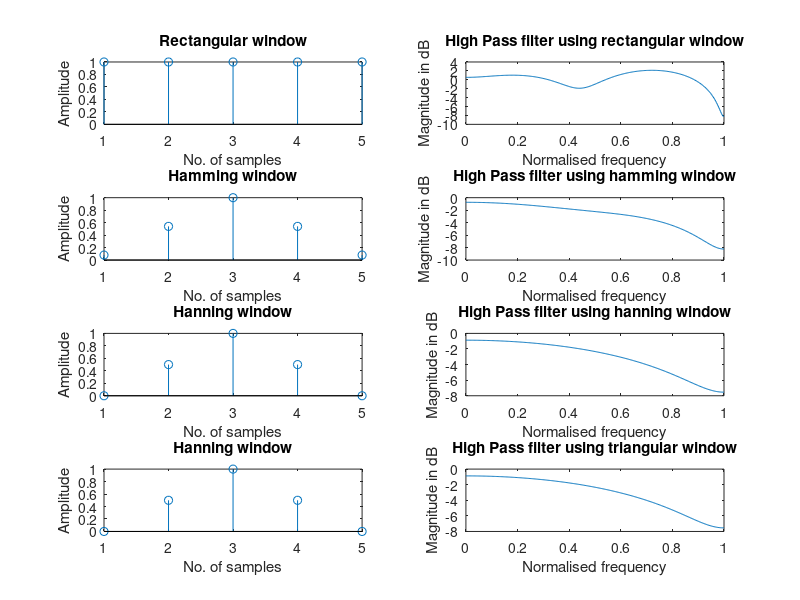

MATLAB code to generate this figure:
clc;
clear all;
close all;

wc1 = 0.5*pi;
wc2 = 0.9*pi;
eps = 0.001;
N = input("Enter N: ");
alpha = (N-1)/2;
n = 0:1:N-1;
hd = (sin(wc2*(n-alpha+eps))-(sin(wc1*(n-alpha+eps)))./(pi*(n-alpha+eps)));

wr = boxcar(N);
whm = hamming(N);
whn = hanning(N);
wt = bartlett(N);
w = 0:0.01:pi;
hn1 = hd.*wr';
hn2 = hd.*whm';
hn3 = hd.*whn';
hn4 = hd.*wt';

h1 = freqz(hn1,1,w);
h2 = freqz(hn2,1,w);
h3 = freqz(hn3,1,w);
h4 = freqz(hn4,1,w);

subplot(4,2,1);
stem(wr);
xlabel("No. of samples");
ylabel("Amplitude");
title("Rectangular window");

subplot(4,2,2);
plot(w/pi,10*log10(abs(h1)));
xlabel("Normalised frequency");
ylabel("Magnitude in dB");
title("High Pass filter using rectangular window");

subplot(4,2,3);
stem(whm);
xlabel("No. of samples");
ylabel("Amplitude");
title("Hamming window");

subplot(4,2,4);
plot(w/pi,10*log10(abs(h2)));
xlabel("Normalised frequency");
ylabel("Magnitude in dB");
title("High Pass filter using hamming window");

subplot(4,2,5);
stem(whn);
xlabel("No. of samples");
ylabel("Amplitude");
title("Hanning window");

subplot(4,2,6);
plot(w/pi,10*log10(abs(h3)));
xlabel("Normalised frequency");
ylabel("Magnitude in dB");
title("High Pass filter using hanning window");

subplot(4,2,7);
stem(wt);
xlabel("No. of samples");
ylabel("Amplitude");
title("Hanning window");

subplot(4,2,8);
plot(w/pi,10*log10(abs(h4)));
xlabel("Normalised frequency");
ylabel("Magnitude in dB");
title("High Pass filter using triangular window");